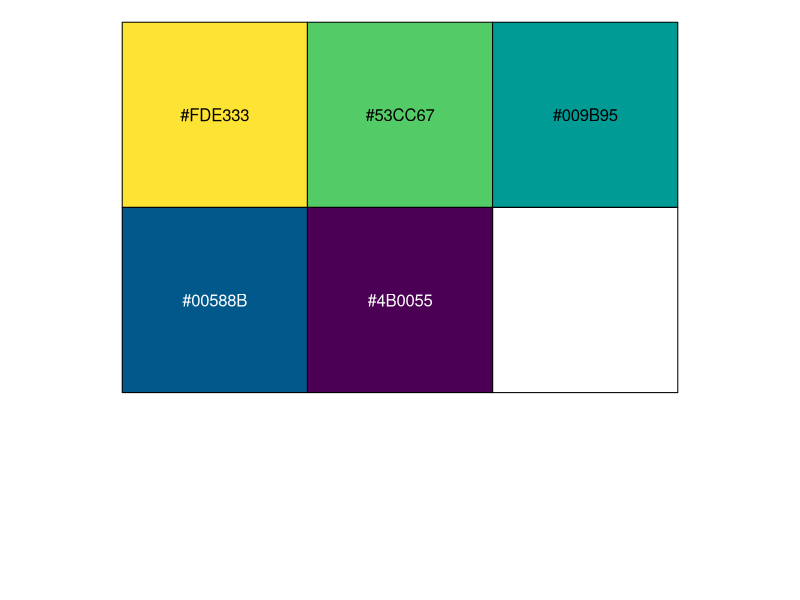
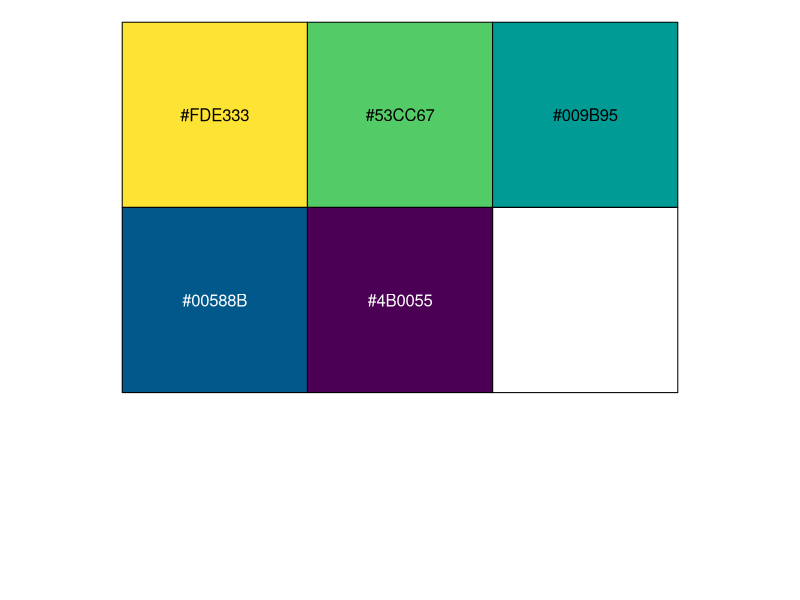
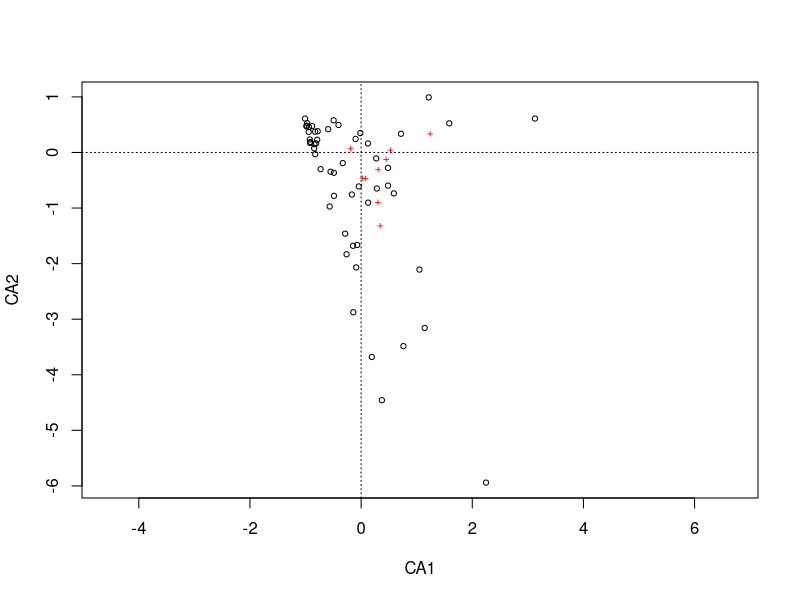
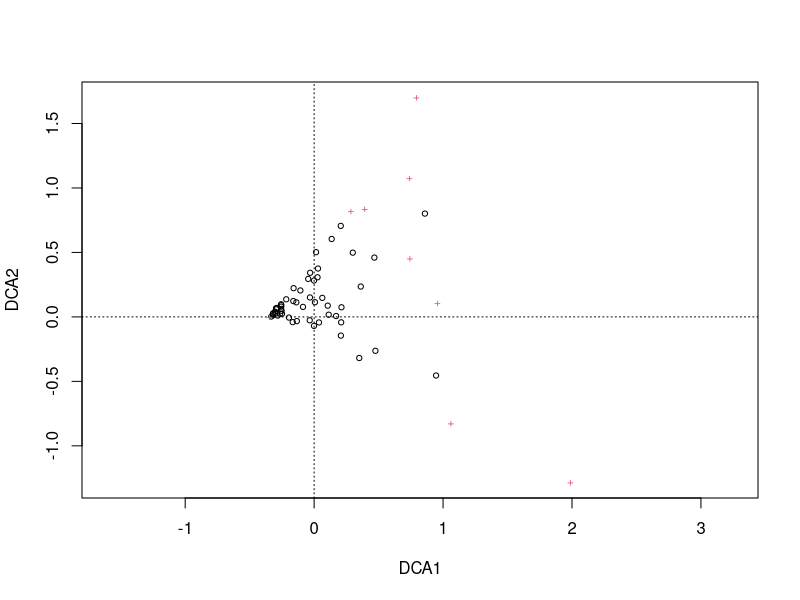
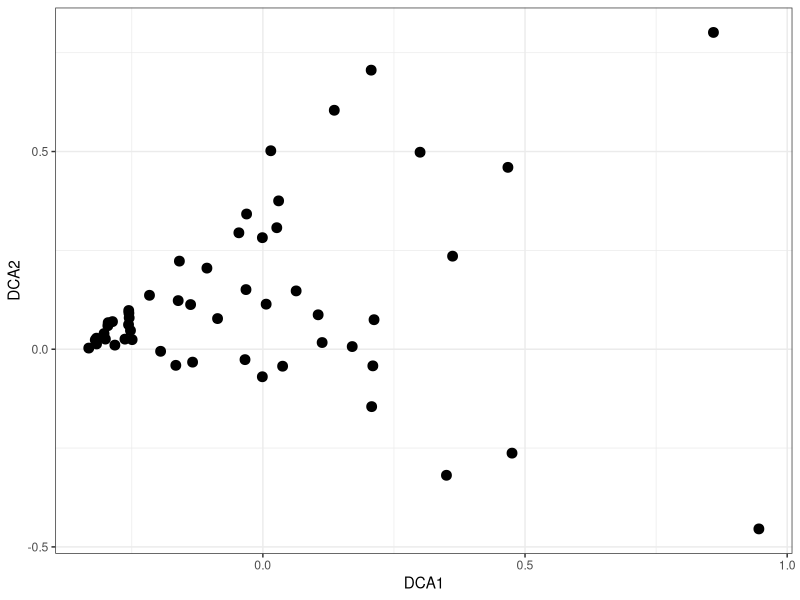
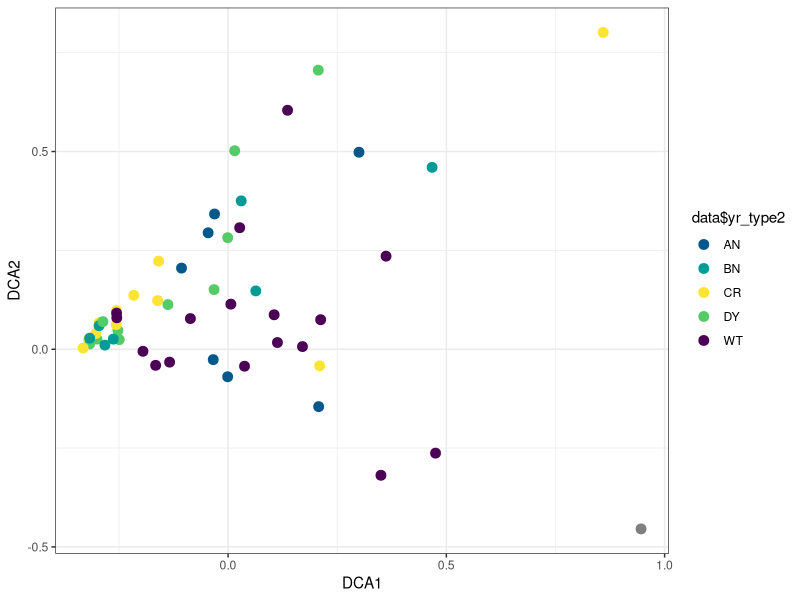
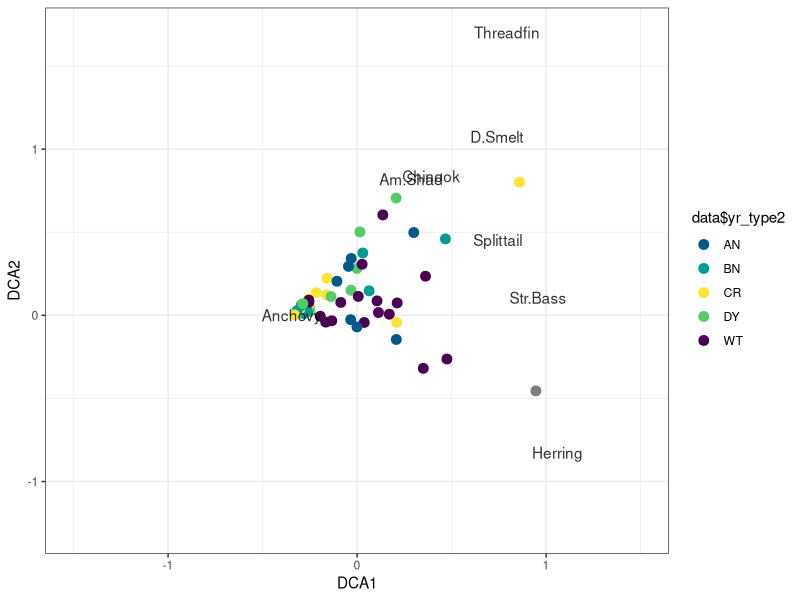
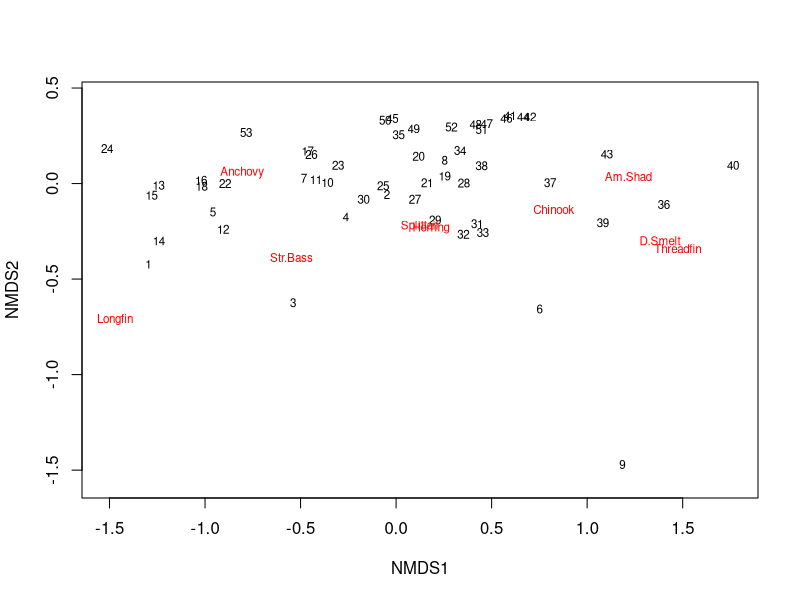

Source code (R) for these figures, in order:
# Pete Nelson, PhD
# Department of Water Resources
# project: drought traits (special studies)
# purpose: analysis of FMWT (fish) data
# created: 2022-09-02
# last modified: 2022-12-06

# get started -----
rm(list= ls()[!(ls() %in% c("fmwt1", "spp_occ",    # indices & freq of occurrence
                            "index_stations",
                            "year_types"))])  # station location

library(tidyverse)
library(readxl)
library(scales)

pal_yrtype <- c("Critical" = "#FDE333", "Dry" = "#53CC67", "Below Normal" = "#009B95","Above Normal" = "#00588B", "Wet" = "#4B0055")
show_col(pal_yrtype)
pal_yrtype2 <- c("CR" = "#FDE333", "DY" = "#53CC67", "BN" = "#009B95","AN" = "#00588B", "WT" = "#4B0055")
show_col(pal_yrtype2)

# if necessary -----
fmwt1 <- read_csv("fish/fish_data/fmwt1.csv") # derived from fmwt.R, collapsed striper data
index_stations <- read_csv("fish/fish_data/index_stations.csv") # from fmwt.R
spp_occ <- read_csv("fish/fish_data/spp_occ.csv")
year_types <- read_excel("fish/fish_data/yeartypes.xlsx")

# ordination ----
library(vegan)

# remove years with no data and 'year' column from data set
data <- fmwt1 %>% 
  filter(year != "1974" & year != "1979") %>% # remove years 1974 & 1979, no fmwt data
  rename(c(Am.Shad = american_shad,
           Chinook = chinook_salmon,
           D.Smelt = delta_smelt,
           Longfin = longfin_smelt,
           Anchovy = northern_anchovy,
           Herring = pacific_herring,
           Splittail = splittail,
           Str.Bass = striped_bass,
           Threadfin = threadfin_shad)) %>%
  left_join(year_types, keep = FALSE) %>% 
  select(-c(year, drought, shortterm, sprNDOI, yr_type))

## correspondence analysis ----
(CA <- cca(data[,1:9]))
ordiplot(CA)

## detrended correspondence analysis ----
(DCA <- decorana(data[,1:9]))
(DCA2 <- decorana(log1p(data[,1:9]))) # causes years to cluster tightly relative to spp; not informative
ordiplot(DCA)
# length of first axis, transformed or not, is <3 SD, so data should be analyzed by linear (PCA, RDA), not unimodal, ordination methods. See https://www.davidzeleny.net/anadat-r/doku.php/en:ordination#linear_or_unimodal_ordination_method for details
# Zeleny recommends transforming spp composition data using the Hellinger standardization

### plot with ggplot ----
data.scores <- as_tibble(scores(DCA, "sites"))
data.scores$year <- fmwt1[-c(8,13),]$year # add year but remove 1974 and 1979 (no data)
data.scores$yr_type <- data$yr_type2 # add year type

spp.scores <- as_tibble(scores(DCA, "species")) # use vegan scores function to extract spp scores, convert to df
spp.scores$species <- c("Am.Shad", "Chinook", "D.Smelt", "Longfin", "Anchovy",
                        "Herring", "Splittail", "Str.Bass", "Threadfin")
head(spp.scores)  #look at the data

# simple DCA plot of the years 1967-2021
ggplot() +
  geom_point(data = data.scores, 
             aes(x = DCA1, y = DCA2),
             size = 3) +
  theme_bw()

# color the points by year type
ggplot() +
  geom_point(data = data.scores, 
             aes(x = DCA1, y = DCA2,
                 color = data$yr_type2),
             size = 3) +
  scale_color_manual(values = pal_yrtype2) +
  theme_bw()

# add species
ggplot() +
  geom_point(data = data.scores, 
             aes(x = DCA1, y = DCA2,
                 color = data$yr_type2),
             size = 3) +
  geom_text(data = spp.scores, 
            aes(x = DCA1, y = DCA2, label = species), 
            alpha = 0.8) +
  xlim(-1.5, 1.5) +
  scale_color_manual(values = pal_yrtype2) +
  theme_bw()

## NMDS ----
nmds <- metaMDS(data[,1:9], # spp data only
                noshare = T, 
                autotransform = FALSE, 
                trymax = 500)
plot(nmds, type = "t")

### plot with ggplot ----
data.scores <- as_tibble(scores(nmds, "sites"))
data.scores$year <- fmwt1[-c(8,13),]$year # add year but remove 1974 and 1979 (no data)
data.scores$yr_type <- data$yr_type2 # add year type


spp.scores <- as_tibble(scores(nmds, "species")) # use vegan scores function to extract spp scores, convert to df
spp.scores$species <- c("Am.Shad", "Chinook", "D.Smelt", "Longfin", "Anchovy",
                        "Herring", "Splittail", "Str.Bass", "Threadfin")
head(spp.scores)  #look at the data

# simple nmds plot of the years 1967-2021
ggplot() +
  geom_point(data = data.scores, 
             aes(x = NMDS1, y = NMDS2),
             size = 3) +
  theme_bw()

# color the points by year type
ggplot() +
  geom_point(data = data.scores, 
             aes(x = NMDS1, y = NMDS2,
                 color = yr_type),
             size = 3) +
  scale_color_manual(values = pal_yrtype2) +
  theme_bw()

# add species
ggplot() +
  geom_point(data = data.scores, 
             aes(x = NMDS1, y = NMDS2,
                 color = yr_type),
             size = 3) +
  geom_text(data = spp.scores, 
            aes(x = NMDS1, y = NMDS2, label = species), 
            alpha = 0.8) +
  # expand x-axis to accomodate longfin
  xlim(-2, 2) +
  scale_color_manual(values = pal_yrtype2) +
  theme_bw()


####
# SCRATCH ####
####
data(varespec) # columns 44: spp; rows 24: sites; data are vegetation cover values
data(varechem) # 24 by 14; soil characteristics of the 24 sites

test <- as_tibble(varespec) %>%
  mutate(sites = factor(rep(c("grassland", "quarry"), each = 12)),
        obs = factor(LETTERS[1:24])) %>% 
  relocate(sites, obs)

ord <- metaMDS(varespec)
plot(ord, type = "t")
## Fit environmental variables
ef <- envfit(ord, varechem)
ef
plot(ef, p.max = 0.05) # show effect of environmental variables on ordination

ord <- metaMDS(test[,3:46])
